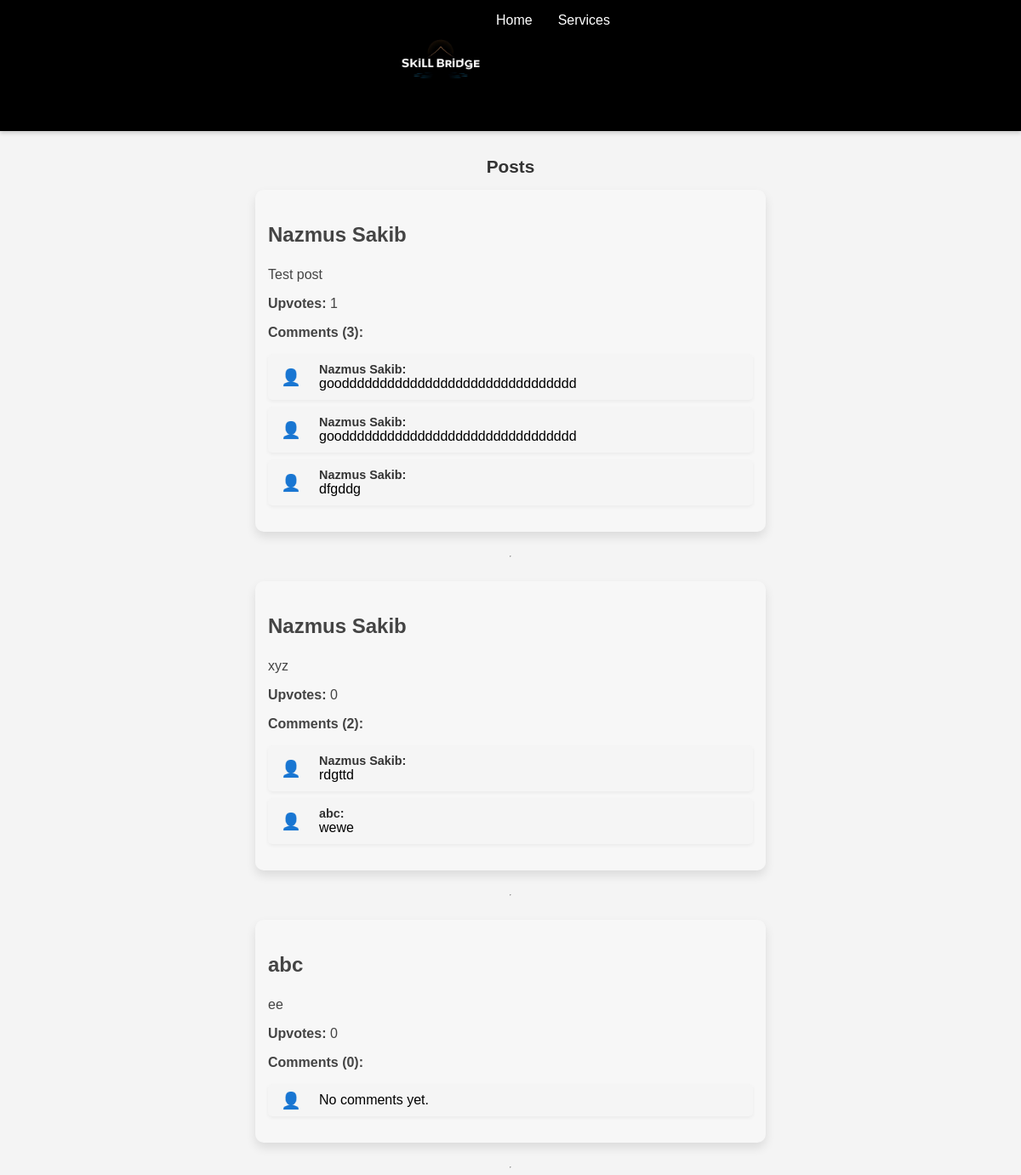
/community/, run on the app's committed database.
### community/models.py (models this page shows, shortened)
class Post(models.Model):
    user = models.ForeignKey(User, on_delete=models.CASCADE)
    post = models.TextField()
    num_comments = models.IntegerField(default=0)
    num_upvotes = models.IntegerField(default=0)

class Comment(models.Model):
    user = models.ForeignKey(User, on_delete=models.CASCADE)
    post = models.ForeignKey(Post, on_delete=models.CASCADE, related_name='comments')
    comment = models.TextField()

### community/views.py (the view, shortened to what this page needs)
# urls.py: path('community/', views.posts_with_comments, name='community'),
def posts_with_comments(request):
    posts = Post.objects.all().prefetch_related('comments')
    upvoted_posts = set()
    context = {
        'posts': posts,
        'upvoted_posts': upvoted_posts,
        'comment_form': CommentForm() if request.user.is_authenticated else None,
    }
    return render(request, 'community.html', context)

### templates/community.html (shortened to what this page needs)
{% load static %}
<!DOCTYPE html>
<html lang="en">
<head>
</head>
<body>
    <nav>
        <div class="header">
            <img src="{% static 'media/mainlogo.jpg' %}" alt="SKILL Logo">
        </div>
        <ul>
            <li><a href="{% url 'index' %}">Home</a></li>
            <li><a href="#">Services</a></li>
        </ul>
    </nav>
    <div class="posts-section">
        <h2>Posts</h2>
        <div class="posts-grid">
        {% for post in posts %}
        <div class="post-card">
            <h3>{{ post.user.username }}</h3>
            <p>{{ post.post }}</p>
            <p><strong>Upvotes:</strong> <span id="upvotes-{{ post.id }}">{{ post.num_upvotes }}</span></p>
            <p><strong>Comments ({{ post.num_comments }}):</strong></p>
            <ul class="comment-list">
                {% for comment in post.comments.all %}
                    <li><strong>{{ comment.user.username }}:</strong> {{ comment.comment }}</li>
                {% empty %}
                    <li>No comments yet.</li>
                {% endfor %}
            </ul>
        </div>
        <hr>
        {% endfor %}
        </div>
    </div>
</body>
</html>

### templates/community.html (style rules this page uses)
body { font-family: 'Montserrat', sans-serif; margin: 0; padding: 0; background-color: #f4f4f4; overflow-x: hidden; }
.header { background-color: #000000; padding: 10px 0; color: white; }
nav { background-color: #000000; padding: 15px 30px; box-shadow: 0px 2px 5px rgba(0, 0, 0, 0.2); display: flex; justify-content: center; position: sticky; top: 0; z-index: 10; }
nav ul { list-style: none; display: flex; margin: 0; padding: 0; }
nav ul li a { text-decoration: none; color: #ffffff; padding: 10px 15px; font-size: 16px; font-weight: 500; position: relative; transition: color 0.3s; }
nav ul li a::after { content: ''; position: absolute; left: 0; bottom: 0; width: 0; height: 2px; background-color: #f4a261; transition: width 0.3s; }
.header img { height: 100px; width: 100px; }
.posts-section { margin-top: 30px; text-align: center; }
.posts-section h2 { font-size: 1.3rem; font-weight: bold; margin-bottom: 15px; color: #333; }
.posts-grid { display: grid; grid-template-columns: 1fr; gap: 20px; max-width: 600px; margin: 0 auto; }
.post-card { background-color: #f7f7f7; border-radius: 10px; padding: 15px; text-align:justify; box-shadow: 0 6px 12px rgba(0, 0, 0, 0.1); }
.post-card h3 { font-size: 1.5em; color: #444; }
.post-card p { margin-top: 5px; font-size: 1rem; color: #444; }
.comment-list { list-style-type: none; padding: 0; margin-top: 10px; }
.comment-list li { background-color: #f5f5f5; padding: 10px; border-radius: 5px; margin-bottom: 8px; box-shadow: 0 2px 4px rgba(0, 0, 0, 0.05); position: relative; padding-left: 60px; }
.comment-list li strong { color: #333; font-size: 0.9em; display: block; font-weight: 600; }
.comment-list li:before { content: '👤'; position: absolute; left: 15px; top: 50%; transform: translateY(-50%); font-size: 1.2em; color: #888; }

### data on the page
Post: user.username "Nazmus Sakib", post "Test post", num_upvotes "1", num_comments "3"
Comment: user.username "Nazmus Sakib", comment "gooddddddddddddddddddddddddddddddd"
Comment: user.username "Nazmus Sakib", comment "gooddddddddddddddddddddddddddddddd"
Comment: user.username "Nazmus Sakib", comment "dfgddg"
Post: user.username "Nazmus Sakib", post "xyz", num_upvotes "0", num_comments "2"
Comment: user.username "Nazmus Sakib", comment "rdgttd"
Comment: user.username "abc", comment "wewe"
Post: user.username "abc", post "ee", num_upvotes "0", num_comments "0"
